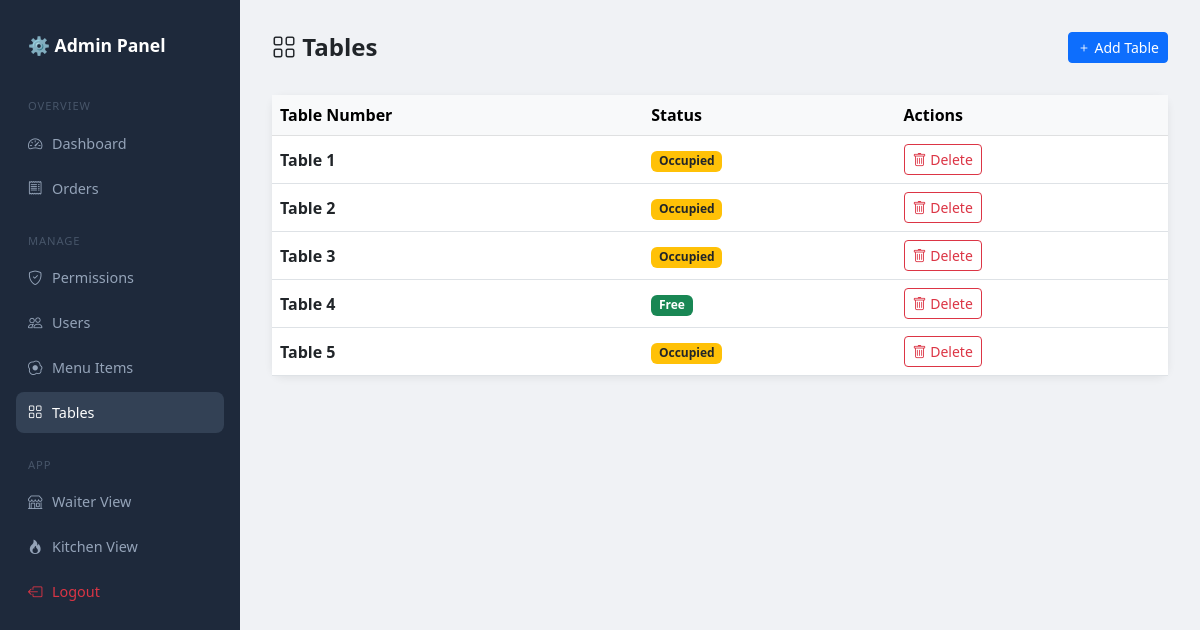
The app's page /admin-panel/tables/ (signed in), older data.
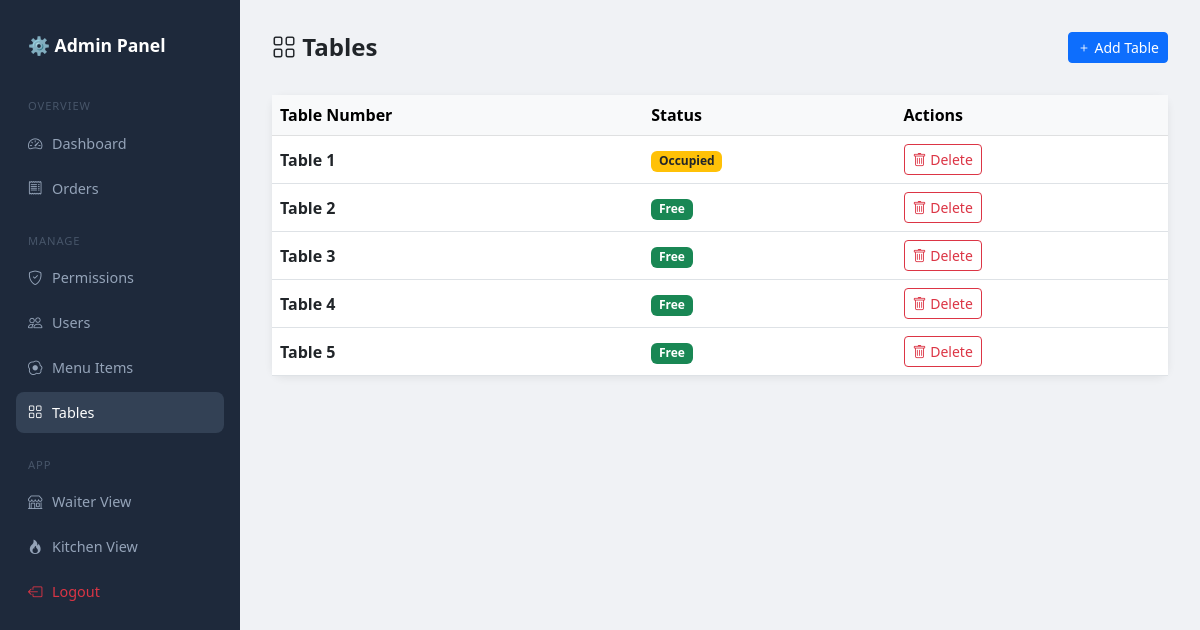
The same page, newer data.
### core/models.py (models this page shows, shortened)
class Table(models.Model):
    number = models.IntegerField(unique=True)
    is_occupied = models.BooleanField(default=False)

### core/views.py (the view)
# urls.py: path('admin-panel/tables/', views.admin_tables, name='admin_tables'),
@permission_required('can_add_table')
def admin_tables(request):
    tables = Table.objects.all().order_by('number')
    return render(request, 'core/admin/tables.html', {'tables': tables})

### core/models.py (called while the page is built)
    @classmethod
    def get(cls):
        obj, _ = cls.objects.get_or_create(id=1)
        return obj

### core/templates/core/admin/tables.html (shortened to what this page needs)
{% extends 'core/admin/base_admin.html' %}
{% block content %}
<div class="topbar">
    <h4 class="fw-bold mb-0"><i class="bi bi-grid"></i> Tables</h4>
    <a href="{% url 'admin_create_table' %}" class="btn btn-primary btn-sm">
        <i class="bi bi-plus"></i> Add Table
    </a>
</div>
<div class="card">
    <div class="table-responsive">
        <table class="table table-hover align-middle mb-0">
            <thead class="table-light">
                <tr>
                    <th>Table Number</th>
                    <th>Status</th>
                    <th>Actions</th>
                </tr>
            </thead>
            <tbody>
                {% for table in tables %}
                <tr>
                    <td class="fw-semibold">Table {{ table.number }}</td>
                    <td>
                        {% if table.is_occupied %}
                            <span class="badge bg-warning text-dark">Occupied</span>
                        {% else %}
                            <span class="badge bg-success">Free</span>
                        {% endif %}
                    </td>
                    <td>
                        <a href="{% url 'admin_delete_table' table.id %}"
                           class="btn btn-sm btn-outline-danger"
                           onclick="return confirm('Delete Table {{ table.number }}?')">
                            <i class="bi bi-trash"></i> Delete
                        </a>
                    </td>
                </tr>
                {% empty %}
                    <tr>
                        <td colspan="3" class="text-center text-muted py-4">
                            No tables found.
                        </td>
                    </tr>
                {% endfor %}
            </tbody>
        </table>
    </div>
</div>
{% endblock %}

Row changes from the older to the newer data that the page shows:
changed Table (number 2 of 5 on the later page): is_occupied "Occupied" → "Free"
changed Table (number 3 of 5 on the later page): is_occupied "Occupied" → "Free"
changed Table (number 5 of 5 on the later page): is_occupied "Occupied" → "Free"
